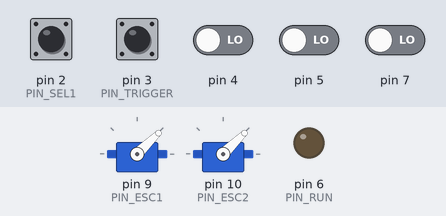
The sketch below on a simulated Arduino Nano, built with avr-gcc and run on an emulated ATmega328P. Parts: 2 × servo, output pins drawn as LEDs (lit = HIGH). Inputs (shaded band) come from the test bench; at power-on: pin 2 (PIN_SEL1), pin 3 (PIN_TRIGGER) HIGH, pin 4, pin 5, pin 7 LOW. What the sketch prints to the serial monitor is not drawn.

Above: at 4.2 s.
4.3 s: pin 3 (PIN_TRIGGER) pulled LOW for 0.15 s
At 4.39 s:
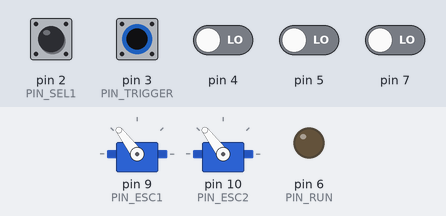
Timing chart, 0 to 7.3 s (numbered marks = the images above; inputs shaded):
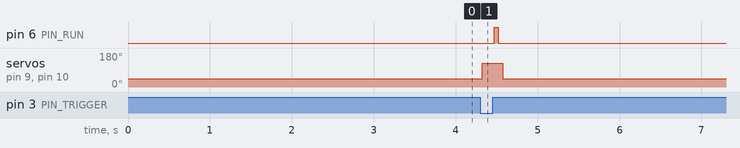

Measured:
- after the input at 4.3 s, pin 6 (PIN_RUN): LOW → HIGH after 0.17 s, → LOW 0.05 s later; servo on pin 9 (PIN_ESC1), servo on pin 10 (PIN_ESC2): 44° → 127° at once, → 44° 0.25 s later

The sketch:

hummingbird_brushless_auto_solenoid_v1.ino
```cpp
/*
 *  Hummingbird brushless select solenoid
 *  for Arduino nano atmega 328P
 *  FTW Hyperdrive
 *  Turnigy Multistar 33A blheli_32
 *  Brother Hobby R6 2205 2700kV
 *  Trigger, Select
 *
 *  This is an adapted version of the Gryphon brushed select solenoid by DT
 *  This is an adapted version of the Airzonesama Narfduino Brushed Auto Solenoid program
 *
 *  author dt
 *
 *  v0.1 Draft 5/5/2022
 *  v1.0 Initial Release 21/04/2022
 *
 */

/*
 * Pin Definitions
 *
 * INPUTS
 * -------
 * PD2/D2 Trigger
 * PD3/D3 Select Toggle
 *
 *
 *
 * OUTPUTS
 * -------
 * PD6/D6 Mosfet Run / Solenoid
 * PB1/D9 ESC 1
 * PB2/D10 ESC 2
 *
 */

#include <Servo.h>
#define MotorKV 2700


#define PIN_TRIGGER 3
#define PIN_SEL1 2

#define PIN_RUN 6
#define PIN_ESC1 9
#define PIN_ESC2 10


Servo MainMotor1;
Servo MainMotor2;

// Motor Settings
#define MOTOR_SPINUP_LAG 150 // How long we give the motors before we know that have spun up.
#define MOTOR_SPINDOWN_3S 400
#define MOTOR_SPINUP_3S 150
int MaxMotorSpeed = 2000;
int DecelerateTime = MOTOR_SPINDOWN_3S; //0;
int AccelerateTime = MOTOR_SPINUP_3S; //0;
int MotorRampUpPerMS = 0;
int MotorRampDownPerMS = 0;
int MinMotorSpeed = 1000;
int CurrentMotorSpeed = MinMotorSpeed;
int TargetMotorSpeed = 1850;
bool MotorsEnabled = false;
byte SetMaxSpeed = 100; // in percent.
unsigned long TimeLastMotorSpeedChanged = 0;
#define COMMAND_REV_NONE 0
#define COMMAND_REV_HALF 1
#define COMMAND_REV_FULL 2
int CommandRev = COMMAND_REV_NONE;
int PrevCommandRev = COMMAND_REV_NONE;

unsigned long StopMillis;


// Pin macros
/*
 * Read pin state
 *
 * Valid for:
 * PD2/D2 - Trigger 1  FIRE_T
 * PD3/D3 Select Toggle
 *
 */
#define GET_FIRE_T ((PIND & 0b00001000) ? HIGH : LOW )
#define GET_SEL1 ((PIND & 0b00000100) ? HIGH : LOW )

/*
 * Set Pin State
 *
 * Valid for:
 * PD6/D6 Mosfet Run / Solenoid
 * PB1/D9 ESC 1
 * PB2/D10 ESC 2
 */
//#define SET_P_HIGH_FULL_ON (PORTD |= 0b00000010)
//#define SET_P_HIGH_FULL_OFF (PORTC &= 0b11111101)
#define SET_P_LOW_FULL_ON (PORTD |= 0b01000000)
#define SET_P_LOW_FULL_OFF (PORTD &= 0b10111111)
#define SET_ESC_FULL_ON (PORTB |= 0b00000110)
#define SET_ESC_FULL_OFF (PORTB &= 0b11111001)


// System Modes
#define SYSTEM_MODE_NORMAL 0
#define SYSTEM_MODE_LOWBATT 1
#define SYSTEM_MODE_FLYWHEELFAIL 2
byte SystemMode = SYSTEM_MODE_NORMAL;


// Firing Controls
#define MIN_DWELL_TIME 1 //20
#define DPS 50
#define BURST_SIZE 2

// Inputs
#define DebounceWindow 5 // Debounce Window = 5ms
//#define RotaryDebounceWindow 100 // Report window for rotary encoder changes
#define RepollInterval 250 // Just check the buttons ever xxx just in case we missed an interrupt.
// For ISR use
volatile bool Trigger1Changed = false;
volatile bool Sel1Changed = false;
#define BTN_LOW 0
#define BTN_HIGH 1
#define BTN_ROSE 2
#define BTN_FELL 3
byte Trigger1ButtonState = BTN_HIGH;
byte Sel1ButtonState = BTN_HIGH;
volatile byte LastPINB = 0; // Preload with PINB Prior to events happening
volatile byte LastPIND = 0; // Preload with PIND Prior to events happening
volatile bool PusherTickTock = false; // To capture the first edge of each in / out cycle

int SF = 0;   // select fire mode. this just tick up and gets mod3'd


void setup() {
  // put your setup code here, to run once:

  // Just for any initial timing..
  unsigned long BootStart = millis();
  Serial.begin( 9600 );

  // PCINT Inputs
  // PB - PCINT Vector 0
  // PD - PCINT Vector 2
  pinMode(PIN_TRIGGER, INPUT_PULLUP);
  PCMSK2 |= (1 << PCINT19);       // PD3/D3/PCINT19

    // SelectFire 1
  pinMode( PIN_SEL1, INPUT_PULLUP );
  PCMSK2 |= (1 << PCINT18);  //PD3/D3 Select Toggle

  // Capture the PINx state and turn on the PCINT interrupts
  LastPIND = PIND;
  PCICR |= (1 << PCIE2); // Activates control register for PCINT vector 2


// Brushless Motors
MainMotor1.attach(PIN_ESC1);
MainMotor2.attach(PIN_ESC2);
// Arm ESCs
MainMotor1.writeMicroseconds(MinMotorSpeed);
MainMotor2.writeMicroseconds(MinMotorSpeed);
delay(3000); // Wait for ESC to initialise


CalculateRampRates();


  // Setup Pusher Outputs
  pinMode( PIN_RUN, OUTPUT );
  SET_P_LOW_FULL_OFF;
//  pinMode( PIN_STOP, OUTPUT );
//  SET_P_HIGH_FULL_OFF;   // Leave this off forever.
  pinMode( PIN_ESC1, OUTPUT );
//  SET_ESC_FULL_OFF;   // Do both at the same time?
  pinMode( PIN_ESC2, OUTPUT );
  SET_ESC_FULL_OFF;
//  SET_MOTOR_FULL_OFF;


  // Wait for the sync - 1 seconds, but run the button debouncer to capture a trigger down state for EEPROM reset
  while( millis() - BootStart < 2000 )
  {
    ProcessDebouncing();
    delay( 10 );
  }

  // Wait for the user to pull their finger off the trigger
  while( (Trigger1ButtonState == BTN_LOW) || (Trigger1ButtonState == BTN_FELL) )
  {
    ProcessDebouncing();
    delay(10);
  }
  delay(10);

}

void loop() {
  //Serial.println(digitalRead(PIN_TRIGGER));
//  Serial.println(digitalRead(PIN_SEL1));

  // put your main code here, to run repeatedly:
  ProcessDebouncing(); // Process the pin input, and handle any debouncing
//  ProcessBatteryMonitor(); // Check battery voltage occasionally
//  ProcessADC(); // Handle the ADC reading
  ProcessSystemMode(); // Handle the system mode


  ProcessFiring(); // Handle any firing here
  ProcessSelect(); // Handle Select Button
}


// ISR Sections


// PCINT - PB

// PCINT - PD
ISR( PCINT2_vect ) // PD
{

  // Trigger 1 on PD3
  if( ((PIND & 0b00001000) == 0b00001000) && ((LastPIND & 0b00001000) != 0b00001000) )
  {
    Trigger1Changed = true;
  }

//  LastPIND = PIND;


  // Sel 1 on PD2
  if( ((PIND & 0b00000100) == 0b00000100) && ((LastPIND & 0b00000100) != 0b00000100) )
  {
    Sel1Changed = true;
  }

  LastPIND = PIND;

}


// Process the debouncing of the directly connected MCU inputs
void ProcessDebouncing()
{
  // Single call to millis() for better performance
  unsigned long CurrentMillis = millis();

  /*
   * Trigger 1
   */
  static bool RunTrigger1Timer = false;
  static unsigned long LastTrigger1Press = 0;
  static byte Trigger1DebounceState = 0;
  // Set up a repoll interval, just in case the interrupt is missed.
  if( CurrentMillis - LastTrigger1Press > RepollInterval ) Trigger1Changed = true;
  // Move from edge to steady state
  if( Trigger1ButtonState == BTN_ROSE ) Trigger1ButtonState = BTN_HIGH;
  if( Trigger1ButtonState == BTN_FELL ) Trigger1ButtonState = BTN_LOW;
 // Serial.println(Trigger1Changed);
  if( Trigger1Changed )
  {
   Trigger1Changed = false;
   if( !RunTrigger1Timer )
   {
    LastTrigger1Press = CurrentMillis;

    Trigger1DebounceState = 0b01010101; // We need to give the button time to settle. This will track.
    RunTrigger1Timer = true;
   }
  }
  if( RunTrigger1Timer && ( CurrentMillis - LastTrigger1Press > DebounceWindow  ) )
  {
    Trigger1DebounceState = (Trigger1DebounceState << 1) | ((PIND >> 3) & 0b00000001); // Shift the register pin to the left, Shift the pin result to the right most position, and tack it onto the debounce state. Ensure that only the last position can be a 1.

    if( (Trigger1DebounceState == 0) || (Trigger1DebounceState == 255) ) // All 0's or all 1's. This means we have settled.
    {
      RunTrigger1Timer = false;

      if( GET_FIRE_T )
      {
        if( Trigger1ButtonState != BTN_HIGH ) Trigger1ButtonState = BTN_ROSE;
    //    Serial.println("Fire");
      }
      else
      {
        if( Trigger1ButtonState != BTN_LOW ) Trigger1ButtonState = BTN_FELL;
   //     Serial.println("NotFire");
      }
    }
  }
/*
   * Sel 1
   */
  static bool RunSel1Timer = false;
  static unsigned long LastSel1Press = 0;
  static byte Sel1DebounceState = 0;
  // Set up a repoll interval, just in case the interrupt is missed.
  if( CurrentMillis - LastSel1Press > RepollInterval ) Sel1Changed = true;
  // Move from edge to steady state
  if( Sel1ButtonState == BTN_ROSE ) Sel1ButtonState = BTN_HIGH;
  if( Sel1ButtonState == BTN_FELL ) Sel1ButtonState = BTN_LOW;
  if( Sel1Changed )
  {
   Sel1Changed = false;
   if( !RunSel1Timer )
   {
    LastSel1Press = CurrentMillis;

    Sel1DebounceState = 0b01010101; // We need to give the button time to settle. This will track.
    RunSel1Timer = true;
   }
  }
  if( RunSel1Timer && ( CurrentMillis - LastSel1Press > DebounceWindow  ) )
  {
    Sel1DebounceState = (Sel1DebounceState << 1) | ((PIND >> 2) & 0b00000001); // Shift the register pin to the left, Shift the pin result to the right most position, and tack it onto the debounce state. Ensure that only the last position can be a 1.

    if( (Sel1DebounceState == 0) || (Sel1DebounceState == 255) ) // All 0's or all 1's. This means we have settled.
    {
      RunSel1Timer = false;

      if( GET_SEL1 )
      {
        if( Sel1ButtonState != BTN_HIGH ) Sel1ButtonState = BTN_ROSE;
      }
      else
      {
        if( Sel1ButtonState != BTN_LOW ) Sel1ButtonState = BTN_FELL;
      }
    }
  }


}


// Basic system mode implementation. If a flywheel jam is detected, then reset after a time-out.
void ProcessSystemMode()
{
  static byte LastSystemMode = 99;
  static unsigned long LastFlywheelJam = 0;

//  if( BatteryFlat )
//  {
//    SystemMode = SYSTEM_MODE_LOWBATT;
//  }
//  else
//  {
    SystemMode = SYSTEM_MODE_NORMAL;
//  }
//
  LastSystemMode = SystemMode;
}

void ProcessSelect()
{
  if( Sel1ButtonState == BTN_ROSE )
  {
        SF = (SF + 1) % 3;
        Serial.println(SF);
  }
}

/*
 * Main firing control logic. Use a blocking technique.
 */
void ProcessFiring()
{
  bool StartFiringCycle = false;
  static unsigned long RevStart = 0;


  // Check to see if the trigger fell
  if( Trigger1ButtonState == BTN_FELL ){
    StartFiringCycle = true;
//Serial.println(Trigger1ButtonState);
  }


  // Fire if we must
  if( StartFiringCycle )
  {
    // User pressed trigger

    //Evaluate Select Fire 'sf'

//    byte SFA = GET_SEL1;
//    byte SFB = GET_SEL2;
    #define AUTO 2
    #define BURST 1
    #define SINGLE 0
    byte CurrentFireMode = SINGLE;


    if( SF == 2 )
    {
      CurrentFireMode = AUTO;
    }
    else if( SF == 1 )
    {
      CurrentFireMode = BURST;

    }
    else
    {
      CurrentFireMode = SINGLE;
    }

    // Start motors
    RevStart = millis();
    StartMotors();
    if( millis() - StopMillis < AccelerateTime )
    {
      AccelerateTime = MOTOR_SPINUP_3S - (millis() - RevStart);
    }
    else
    {
      AccelerateTime = MOTOR_SPINUP_3S;
    }
    while( millis() - RevStart < AccelerateTime )
    {
      delay(1);
    }
    // Implement auto cycling using a post-test loop.. That way the cycle will always fire once for single shot.
    int CurrentShot = 0;
    do
    {
      FireSolenoid();
      ProcessDebouncing();
      Serial.println( CurrentShot);
      CurrentShot++;
    } while( (CurrentFireMode == AUTO && GET_FIRE_T == LOW) || (CurrentFireMode == BURST && CurrentShot < BURST_SIZE && GET_FIRE_T == LOW) );
    StopMotors();
  }
}

// The solenoid firing sequence.
void FireSolenoid()
{

  unsigned long StartTimer = millis();


//Serial.println(">>>Solenoid On");
  // Turn On Solenoid
  SET_P_LOW_FULL_ON;


  // 50ms for pusher to extend. 50+50=100ms = 10dps
  StartTimer = millis();

  while( millis() - StartTimer < 50 )
  {
    delay(1);
  }

  // Turn Off Solenoid
//Serial.println("Solenoid Off");
  SET_P_LOW_FULL_OFF;


  StartTimer = millis();
// 30ms delay for pusher to retract (remmeber its got a spring)
  while( millis() - StartTimer < 50 )
  {
    delay(1);

  }

}

void StartMotors()
{
 // SET_ESC_FULL_ON;


    MainMotor1.writeMicroseconds( TargetMotorSpeed );
    MainMotor2.writeMicroseconds( TargetMotorSpeed );

}

void StopMotors()
{
//  SET_ESC_FULL_OFF;


    MainMotor1.writeMicroseconds( MinMotorSpeed );
    MainMotor2.writeMicroseconds( MinMotorSpeed );
    StopMillis = millis();

}


void CalculateRampRates()
{
  long SpeedRange = (long)(MaxMotorSpeed - MinMotorSpeed) * 1000; // Multiply by 1000 to give some resolution due to integer calculations
  if( AccelerateTime == 0 )
  {
    MotorRampUpPerMS = SpeedRange;  // For instant acceleration
  }
  else
  {
    MotorRampUpPerMS = SpeedRange / AccelerateTime;  // Use when Accelerating
  }

  if( DecelerateTime == 0 )
  {
    MotorRampDownPerMS = SpeedRange;  // For instant acceleration
  }
  else
  {
    MotorRampDownPerMS = SpeedRange / DecelerateTime;  // Use when Decelerating
  }


  Serial.print( "Ramp Up per MS = " );
  Serial.println( MotorRampUpPerMS );

  Serial.print( "Ramp Down per MS = " );
  Serial.println( MotorRampDownPerMS );

  Serial.print( "AccelerateTime = " );
  Serial.println( AccelerateTime );

  Serial.print( "DecelerateTime = " );
  Serial.println( DecelerateTime );

  Serial.print( "SpeedRange = " );
  Serial.println( SpeedRange );
}
```
